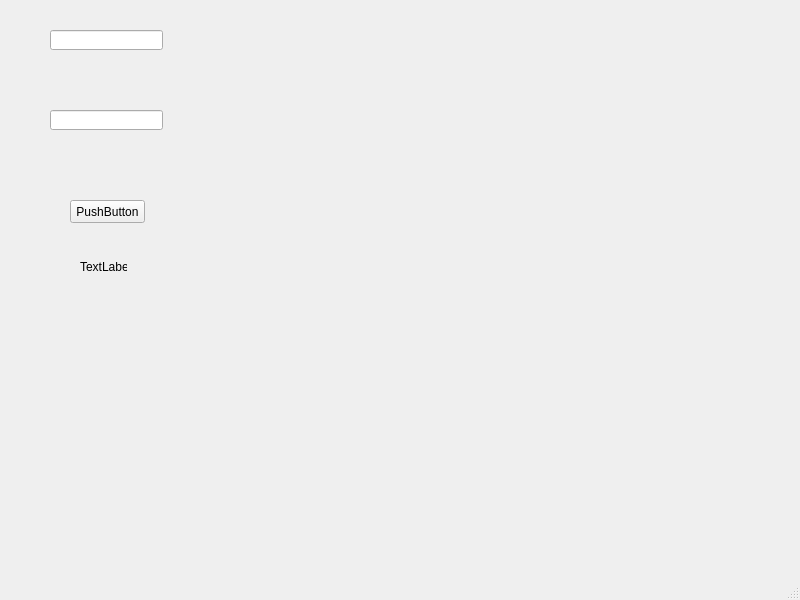
<?xml version="1.0" encoding="UTF-8"?>
<ui version="4.0">
 <class>MainWindow</class>
 <widget class="QMainWindow" name="MainWindow">
  <property name="geometry">
   <rect>
    <x>0</x>
    <y>0</y>
    <width>800</width>
    <height>600</height>
   </rect>
  </property>
  <property name="windowTitle">
   <string>MainWindow</string>
  </property>
  <widget class="QWidget" name="centralwidget">
   <widget class="QLineEdit" name="lineEditUsuario">
    <property name="geometry">
     <rect>
      <x>50</x>
      <y>30</y>
      <width>113</width>
      <height>20</height>
     </rect>
    </property>
   </widget>
   <widget class="QLineEdit" name="lineEditClave">
    <property name="geometry">
     <rect>
      <x>50</x>
      <y>110</y>
      <width>113</width>
      <height>20</height>
     </rect>
    </property>
   </widget>
   <widget class="QPushButton" name="btnIngresar">
    <property name="geometry">
     <rect>
      <x>70</x>
      <y>200</y>
      <width>75</width>
      <height>23</height>
     </rect>
    </property>
    <property name="text">
     <string>PushButton</string>
    </property>
   </widget>
   <widget class="QLabel" name="labelEstado">
    <property name="geometry">
     <rect>
      <x>80</x>
      <y>260</y>
      <width>47</width>
      <height>13</height>
     </rect>
    </property>
    <property name="text">
     <string>TextLabel</string>
    </property>
   </widget>
  </widget>
  <widget class="QMenuBar" name="menubar">
   <property name="geometry">
    <rect>
     <x>0</x>
     <y>0</y>
     <width>800</width>
     <height>21</height>
    </rect>
   </property>
  </widget>
  <widget class="QStatusBar" name="statusbar"/>
 </widget>
 <resources/>
 <connections/>
</ui>
